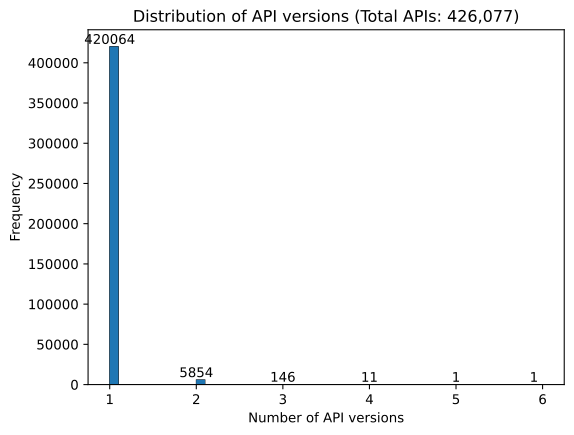

This chart was generated by the following Python code:
import seaborn as sns
import pandas as pd
from matplotlib import pyplot as plt
from pymongo import MongoClient
from tqdm import tqdm

# Connect to MongoDB
client = MongoClient('mongodb://localhost:27017/?directConnection=true')
db = client['swagger']
collection = db['apis']

# implement this pipeline db.apis.find({}).projection({_API_reference: 1}) limit 1000
pipeline = [
    {
        "$project": {
            "_API_reference": 1
        }
    }
]

# Execute the pipeline and store the results in a list
results = list(collection.aggregate(pipeline))

# convert the results to a pandas dataframe
df = pd.DataFrame(results)

# group the results by API reference
df = df.groupby("_API_reference").size().reset_index(name="count")

# plot the distribution of API versions
sns.histplot(df["count"], bins=50)
plt.title(f"Distribution of API versions (Total APIs: {len(df):,})")
plt.xlabel("Number of API versions")
plt.ylabel("Frequency")

# Add the maximum value for each bin as text
bin_counts, bin_edges, _ = plt.hist(df["count"], bins=50)
for i in range(len(bin_counts)):
    if bin_counts[i] != 0:
        plt.text(bin_edges[i], bin_counts[i], int(bin_counts[i]), ha='center', va='bottom')

plt.savefig('API_versions.svg', dpi=500, bbox_inches='tight', format='svg')

plt.show()